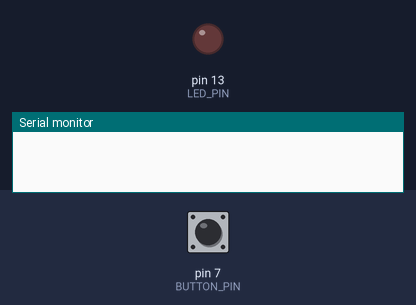
Simulated run of this sketch. Board: Arduino Uno, built with avr-gcc and run on an emulated ATmega328P. On the bench: output pins drawn as LEDs (lit = HIGH), the last lines printed to the serial monitor. The inputs (shaded band) are chosen by the test bench; at power-on: pin 7 (BUTTON_PIN) LOW.

Above: at 1.2 s.
1.3 s: pin 7 (BUTTON_PIN) pulled HIGH for 0.15 s
At 2.4 s:
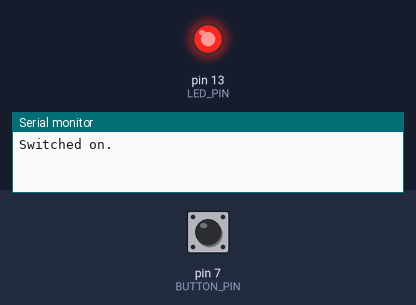
2.9 s: pin 7 (BUTTON_PIN) pulled HIGH for 1 s
At 3.5 s:
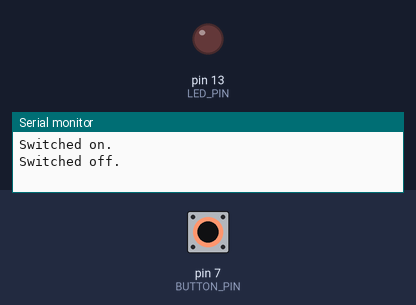
5.4 s: pin 7 (BUTTON_PIN) pulled HIGH for 3.2 s
At 6.7 s:
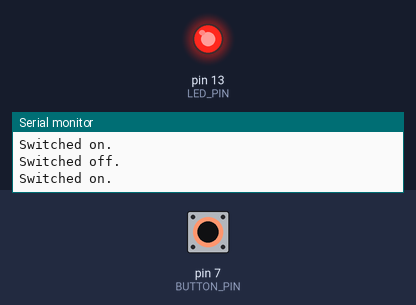
Timing chart, 0 to 8.4 s (numbered marks = the images above; inputs shaded):
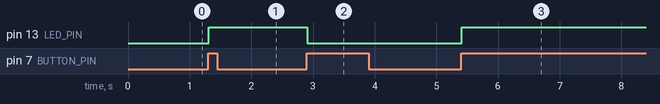

The sketch:

step3_buttonled_switch.ino
```cpp
/*
 * Button functioning as a switch
 * pressed => switch the light
 */
#define BUTTON_PIN 7
#define LED_PIN 13

boolean ledState;
boolean lastButtonState;


void setup() {
  pinMode(LED_PIN, OUTPUT);
  pinMode(BUTTON_PIN, INPUT);
  ledState = false;
  lastButtonState = false;
  digitalWrite(LED_PIN,LOW);
  Serial.begin(9600);
}

void loop() {
  int buttonPressed = digitalRead(BUTTON_PIN);
  // debouncing
  delay(5);

  if (lastButtonState == false) {
    if (buttonPressed == true){
      lastButtonState = true;
      if (ledState){
        digitalWrite(LED_PIN, LOW);
        ledState = false;
        Serial.println("Switched off.");
      } else {
        digitalWrite(LED_PIN, HIGH);
        ledState = true;
        Serial.println("Switched on.");
      }
    }
  } else {
    // lastButtonState = true
    // se il pulsante non è premuto "libero" il main loop per una
    // successiva pressione del pulsante che cambi lo stato
    if (buttonPressed == false){
      lastButtonState = false;
    }
  }
}
```

Measured:
- after the input at 1.3 s, pin 13 (LED_PIN): LOW → HIGH at once
- after the input at 2.9 s, pin 13 (LED_PIN): HIGH → LOW at once
- after the input at 5.4 s, pin 13 (LED_PIN): LOW → HIGH at once
